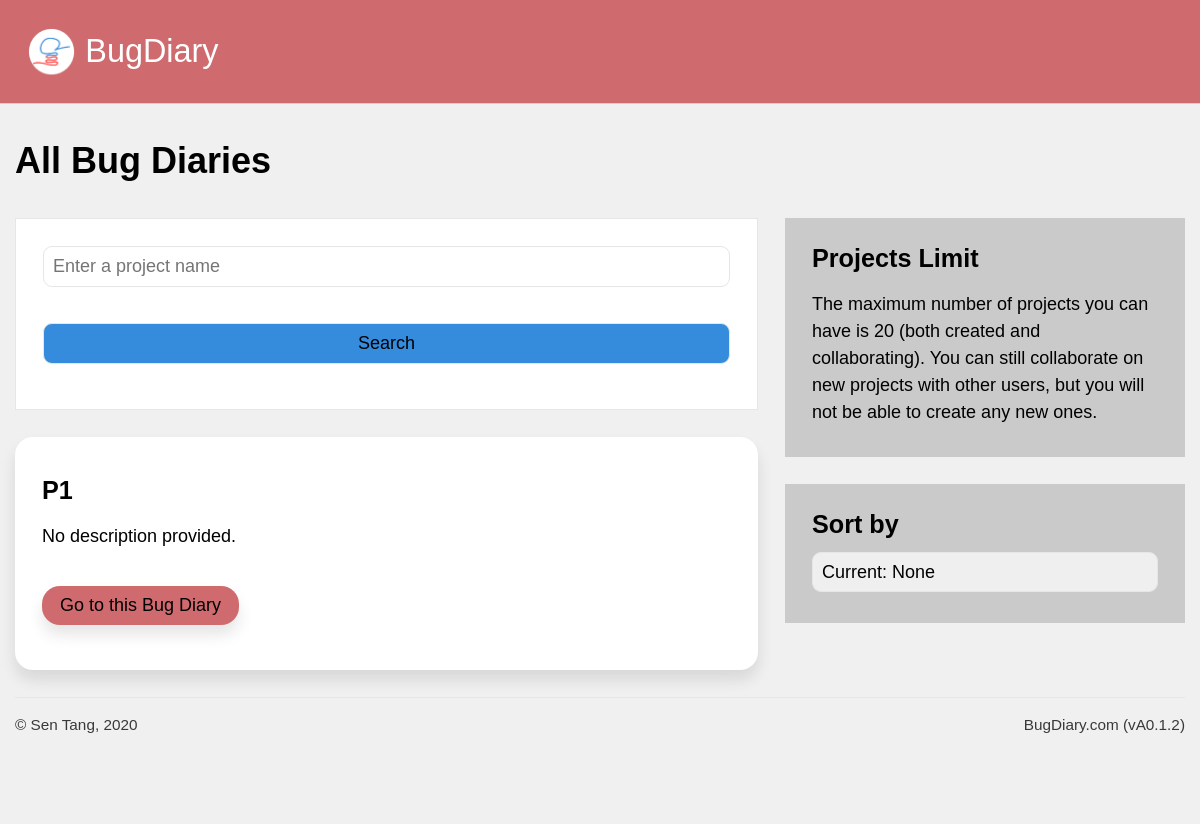
Page /users/all_projects (signed in) on the earlier database version.
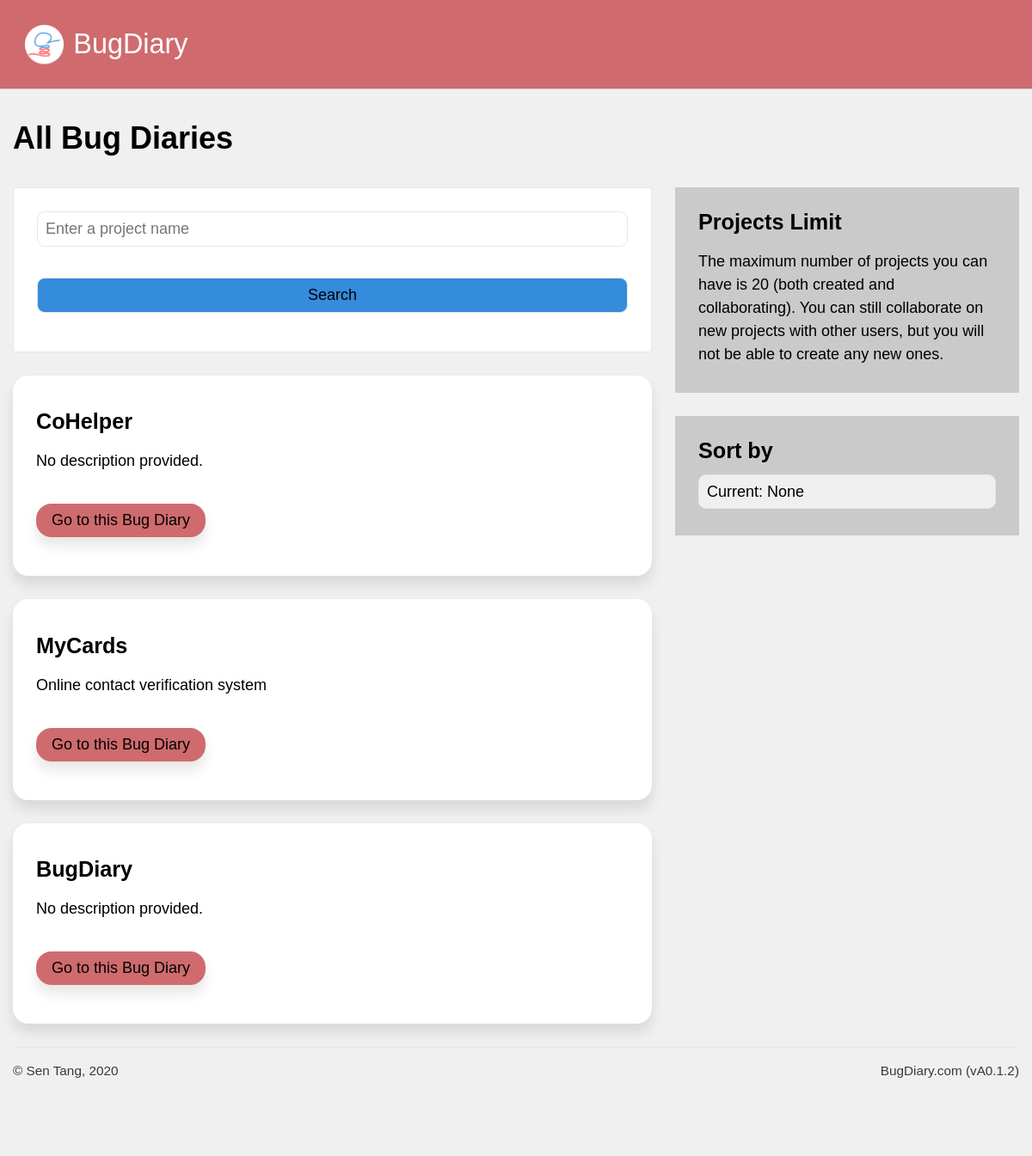
Same page on the later database version.
### application/models.py (models this page shows, shortened)
class Projects(db.Model):
    id  = db.Column(db.Integer, primary_key = True, nullable = False)
    url = db.Column(db.String(22), index = True, unique = True, nullable = False)
    name = db.Column(db.String(100), nullable = False)
    description = db.Column(db.Text, nullable = False)
    creation_date = db.Column(db.DateTime, index = True, nullable = False)
    expiry_date = db.Column(db.DateTime, index = True, nullable = False)
    status = db.Column(db.String(10), nullable = False)
    access_code = db.Column(db.String(50), nullable = True)
    last_activity = db.Column(db.DateTime(), default = dt.datetime.now())
    memo = db.Column(db.String(500), default = "Post a memo here!")
    owner = db.Column(db.Integer, db.ForeignKey('users.id')) #linked
    bugs = db.relationship('Bugs', backref = 'containing_project', cascade = "all,delete")
    locations = db.relationship('Project_bug_locations', backref = 'locations_in', cascade = "all,delete")
    types = db.relationship('Project_bug_types', backref = 'types_in', cascade = "all,delete")
    settings = db.relationship('Project_settings', backref = 'settings_for', cascade = "all,delete", uselist = False)
    blog_posts = db.relationship('Blog_posts', backref= 'post_target', cascade = "all,delete")

### application/users/views.py (the view)
@users.route('/all_projects')
@login_required
def all_projects():
    page = request.args.get('page', default = 1, type = int)
    order = request.args.get('order', default = "recency")
    per_page = request.args.get('per_page', default = 5, type = int)
    if request.args.get('order'):
        if request.args.get('order') == "alphabetical":
            all_projects = current_user.collab_projects.order_by(Projects.name.asc()).paginate(page, per_page, False)
        elif request.args.get('order') == "recency":
            all_projects = current_user.collab_projects.order_by(Projects.last_activity.asc()).paginate(page, per_page, False)
        elif request.args.get('order') == "creation":
            all_projects = current_user.collab_projects.order_by(Projects.id.asc()).paginate(page, per_page, False)
    else:
        all_projects = current_user.collab_projects.order_by(Projects.id.desc()).paginate(page, per_page, False)
    result_count = current_user.collab_projects.order_by(Projects.id.desc()).count()
    next_url = url_for('users.all_projects', page = all_projects.next_num) if all_projects.has_next else None
    prev_url = url_for('users.all_projects', page = all_projects.prev_num) if all_projects.has_prev else None
    return render_template('all_projects.html', user = current_user, projects = all_projects, prev_url = prev_url, next_url = next_url)

### application/models.py (called while the page is built)
@login_manager.user_loader
def load_user(user_id):
    return Users.query.get(user_id)

### application/users/templates/users/all_projects.html (shortened to what this page needs)
{% extends 'confined.html' %}
{% import 'macros.html' as macros %}
{% block main %}
<h1>All Bug Diaries</h1>
<div class="main-aside">
    <main>
        {{ macros.search(projects.items) }}
        {% for project in projects.items %}
        <div class="rounded shadowed bg-white block">
            <h3>{{project.name}}</h3>
            <p>
                {% if project.description != "" %}
                {{project.description}}
                {% else %}
                No description provided.
                {%endif%}
            </p>
            <a href="{{ url_for('projects.dashboard', project_url = project.url) }}" class="button-primary rounded shadowed">Go to this Bug Diary</a>
        </div>
        {% endfor %}
    </main>
    <aside>
        <div class="sidebar-block bg-gray">
            <h3>Projects Limit</h3>
            <p>
                The maximum number of projects you can have is 20 (both created and collaborating). You can still collaborate on new projects with other users, but you will not be able to create any new ones.
            </p>
        </div>
        <div class="sidebar-block bg-gray">
            <h3>Sort by</h3>
            <select onchange="location = '?order=' + this.value;">
                <option value="{{ request.args.get('order') }}">Current: {{ request.args.get('order') }}</option>
            </select>
        </div>
    </aside>
</div>
{% endblock %}

Differences in the rows shown:
removed Projects: name "P1", description "No description provided."
added Projects: name "CoHelper", description "No description provided."
added Projects: name "MyCards", description "Online contact verification system"
added Projects: name "BugDiary", description "No description provided."
